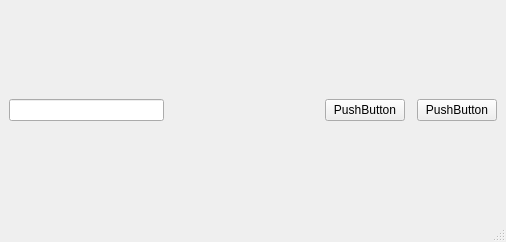
<?xml version="1.0" encoding="UTF-8"?>
<ui version="4.0">
 <class>MainWindow</class>
 <widget class="QMainWindow" name="MainWindow">
  <property name="geometry">
   <rect>
    <x>0</x>
    <y>0</y>
    <width>506</width>
    <height>242</height>
   </rect>
  </property>
  <property name="windowTitle">
   <string>MainWindow</string>
  </property>
  <widget class="QWidget" name="centralwidget">
   <layout class="QHBoxLayout" name="horizontalLayout">
    <item>
     <widget class="QLineEdit" name="lineEdit"/>
    </item>
    <item>
     <spacer name="horizontalSpacer">
      <property name="orientation">
       <enum>Qt::Horizontal</enum>
      </property>
      <property name="sizeHint" stdset="0">
       <size>
        <width>40</width>
        <height>20</height>
       </size>
      </property>
     </spacer>
    </item>
    <item>
     <widget class="QPushButton" name="pushButton">
      <property name="text">
       <string>PushButton</string>
      </property>
     </widget>
    </item>
    <item>
     <widget class="Line" name="line_2">
      <property name="orientation">
       <enum>Qt::Horizontal</enum>
      </property>
     </widget>
    </item>
    <item>
     <widget class="QPushButton" name="pushButton_2">
      <property name="text">
       <string>PushButton</string>
      </property>
     </widget>
    </item>
   </layout>
  </widget>
  <widget class="QMenuBar" name="menubar">
   <property name="geometry">
    <rect>
     <x>0</x>
     <y>0</y>
     <width>506</width>
     <height>22</height>
    </rect>
   </property>
  </widget>
  <widget class="QStatusBar" name="statusbar"/>
 </widget>
 <resources/>
 <connections/>
</ui>
